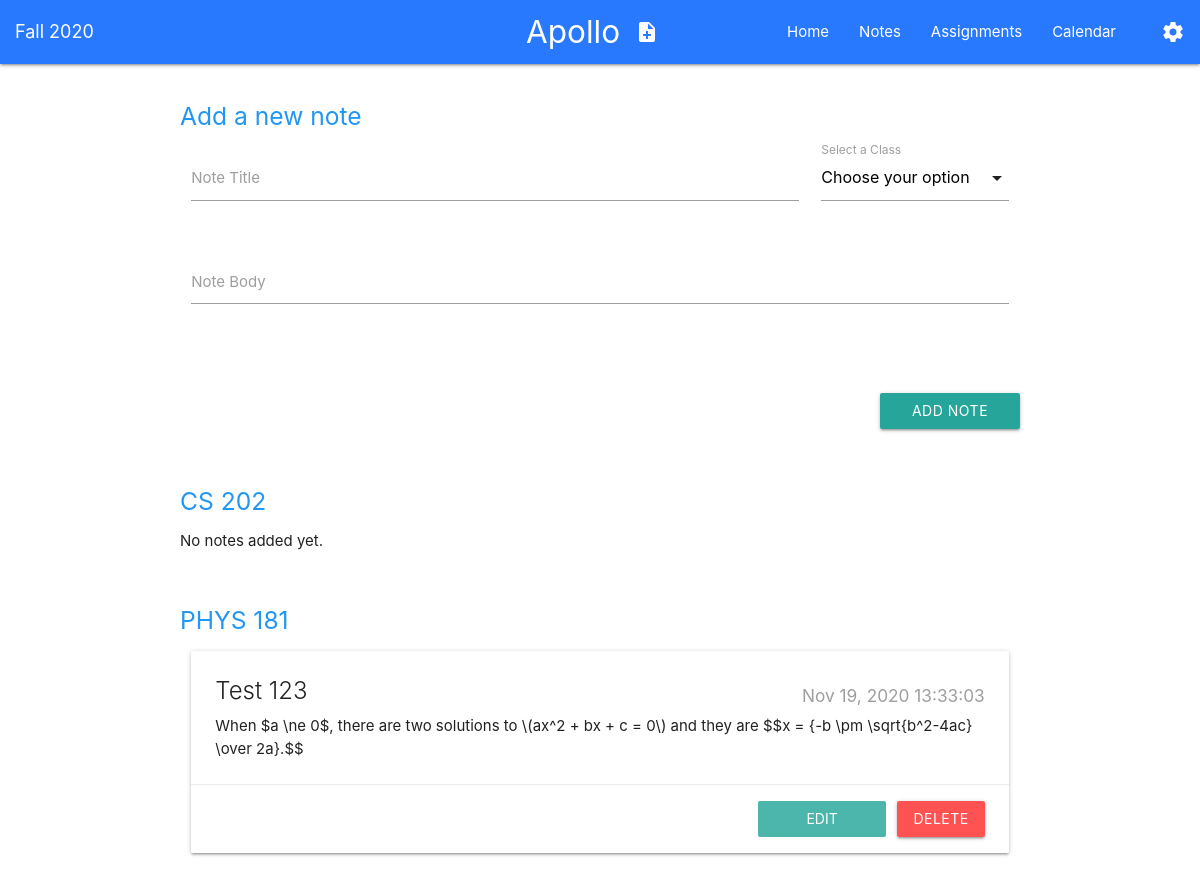
The app's page /notes with its own data.
### tables this page shows
CREATE TABLE CLASS(
CLASS_ID INT PRIMARY KEY NOT NULL,
CLASS_PREFIX TEXT NOT NULL,
CLASS_COURSE_NUMBER INT NOT NULL,
CLASS_INSTRUCTOR TEXT NOT NULL,
CLASS_MEET_DAYS TEXT NOT NULL,
CLASS_START_TIME TIME NOT NULL,
CLASS_END_TIME TIME NOT NULL,
SEMESTER_ID INT NOT NULL
);

CREATE TABLE NOTE(
NOTE_ID INT NOT NULL PRIMARY KEY,
NOTE_TITLE TEXT NOT NULL,
NOTE_DATE TEXT NOT NULL,
NOTE_AUTHOR TEXT NOT NULL,
NOTE_BODY TEXT NOT NULL,
NOTE_FLAIRS TEXT,
CLASS_ID INT NOT NULL
);

### app.py (the view, shortened to what this page needs)
@app.route('/notes', methods=['GET', 'POST'])
def notes(name=None):
    active_semester = db.active_semester
    classes         = db.classes
    notes           = db.notes
    return render_template('notes.html',
        url_for         = url_for,
        classes         = classes,
        active_semester = active_semester,
        str             = str,
        notes           = notes,
        user            = user,
        int             = int,
        len             = len,
        get_n_notes     = db.get_n_notes
    )

### app.py (called while the page is built)
def date_sort(e):
    return months[e.get_due_date()[0:3]] * 100 + int(e.get_due_date().split()[1][0:-1])

@app.before_request
def before_request():
    db.open_connection()
    db.open_cursor()
    if db.sort_func == 'date':
        db.assignments.sort(key=date_sort)

@app.after_request
def after_request(response):
    response.headers['Cache-Control'] = 'no-cache, no-store'
    response.headers['X-UA-Compatible'] = 'IE=Edge,chrome=1'
    response.headers['pragma'] = 'no-cache'
    if db.is_open:
        db.save_changes()
        db.close_connection()
    return response

### assignment.py (called while the page is built)
    def get_due_date(self):
        return self.due_date

### classes.py (called while the page is built)
    def get_uuid(self):
        return int(self.uid)

    def get_prefix(self):
        return self.prefix

    def get_course_number(self):
        return self.course_number

    def get_semester_id(self):
        return int(self.semester_id)

    def get_title(self):
        return str(self.get_prefix()) + " " + str(self.get_course_number())

### client.py (called while the page is built)
    def open_connection(self):
        print("Opening database connection to %s" % self.filename)
        self.conn    = sqlite3.connect(self.filename, check_same_thread=False)
        self.is_open = True

    def close_connection(self):
        print("Closing database connection to %s" % self.filename)
        self.conn.close()
        self.is_open = False

    def open_cursor(self):
        self.c = self.conn.cursor()

    def save_changes(self):
        self.conn.commit()

    def get_n_notes(self, class_id):
        self.c.execute("SELECT * FROM NOTE WHERE CLASS_ID=?", (class_id,))
        return len(self.c.fetchall())

### note.py (called while the page is built)
	def get_uuid(self):
		return self.uid

	def get_title(self):
		return self.title

	def get_date(self):
		return self.date

	def get_body(self):
		return self.body

	def get_class_id(self):
		return self.class_id

### semester.py (called while the page is built)
	def get_uuid(self):
		return int(self.uid)

	def get_season(self):
		return self.season

	def get_year(self):
		return self.year

	def get_title(self):
		return str(self.get_season()) + " " + str(self.get_year())

### templates/notes.html (shortened to what this page needs)
<!DOCTYPE html>
<head>
  <link
    rel="stylesheet"
    href="https://cdnjs.cloudflare.com/ajax/libs/materialize/1.0.0/css/materialize.min.css">
</head>
<body>
  <nav class="blue accent-3">
    <div class="nav-wrapper">
      <div style="padding-left:1rem;">
        <a href="{{ url_for('settings') }}" class="breadcrumb left">
          {{ active_semester.get_title() }}
        </a>
      </div>
      <div>
        <a href="{{ url_for('index') }}" class="brand-logo center">Apollo
          <i class="right large material-icons">note_add</i>
        </a>
      </div>
      <ul id="nav-mobile" class="right hide-on-med-and-down">
        <li>
          <a href="{{ url_for('index') }}">Home</a>
        </li>
        <li>
          <a href="{{ url_for('notes') }}">Notes</a>
        </li>
        <li>
          <a href="{{ url_for('assignments') }}">Assignments</a>
        </li>
        <li>
          <a href="{{ url_for('calendar') }}">Calendar</a>
        </li>
        <li>
          <a href="{{ url_for('settings') }}">
            <i class="right small material-icons">settings</i>
          </a>
        </li>
      </ul>
    </div>
  </nav>
  <br>
  <div class="container new-note">
    <h5 class="blue-text">Add a new note</h5>
    <form method="POST">
      <div class="row">
        <div class="input-field col s12 m9 l9">
          <input
            id="title"
            type="text"
            class="validate"
            name="title"
            required=""
            aria-required="true">
          <label for="title">Note Title</label>
        </div>
        <div class="input-field col s12 m3 l3">
          <label>Select a Class</label>
        </div>
      </div>
      <div class="row">
        <div class="row">
          <div class="row">
            <div class="input-field col s12">
              <textarea id="note_body" class="materialize-textarea" name="note_body" required ></textarea>
              <label for="note_body">Note Body</label>
            </div>
          </div>
        </div>
      </div>
      <div class="row">
        <button
          class="btn waves-effect waves-light right col s12 m2 l2"
          type="submit"
          name="btn"
          value="Add"
          style="margin-top: 0rem !important;">
            Add Note
        </button>
      </div>
    </form>
  </div>
  <br>
{% for c in classes %}
  {% if c.get_semester_id() == active_semester.get_uuid() %}
    <div class="container">
      <h5 class="blue-text accent-2">{{ c.get_title() }}</h5>
      {% if get_n_notes(c.get_uuid()) == 0 %}
        <p>No notes added yet.</p>
      {% else %}
        {% for note in notes %}
          <form method="POST">
          {% if int(c.get_uuid()) == int(note.get_class_id()) %}
            <div class="row">
              <div class="col s12">
                <div class="card">
                  <div class="card-content">
                    <span class="card-title">{{ note.get_title() }}<h6 class="right grey-text">{{ note.get_date() }}</h6></span>
                    <p>{{ note.get_body() | safe }}</p>
                  </div>
                  <div class="card-action">
                    <div class="row" style="margin:0 !important;">
                      <a class="waves-effect waves-light small btn modal-trigger red accent-2 right" href="#modal{{ note.get_uuid() }}">DELETE</a>
                      <button
                        class="small btn-flat waves-effect teal lighten-2 col s2 right"
                        type="submit"
                        name="edit"
                        style="margin-right: .75rem !important;"
                        value="{{ note.get_uuid() }}">
                          <span class="white-text">Edit</span>
                      </button>
                    </div>
                  </div>
                </div>
              </div>
            </div>
          {% endif %}
          </form>
        {% endfor %}
      {% endif %}
    </div>
    <br>
  {% endif %}
{% endfor %}
</body>

### templates/notes.html (style rules this page uses)
.material-icons { padding-bottom: 3px !important; }

### records on screen
CLASS: get_title "CS 202", shows "No notes added yet."
CLASS: get_title "PHYS 181"
NOTE: get_title "Test 123", get_date "Nov 19, 2020 13:33:03", get_body "When $a \\ne 0$, there are two solutions to \\(ax^2 + bx + c = 0\\) and they are $$x = {-b \\pm \\sqrt{b^2-4ac} \\over 2a}.$$", {{ note.get_uuid() }} 3803605405 (drawn)

### other values on screen
{{ active_semester.get_title() }} "Fall 2020"
